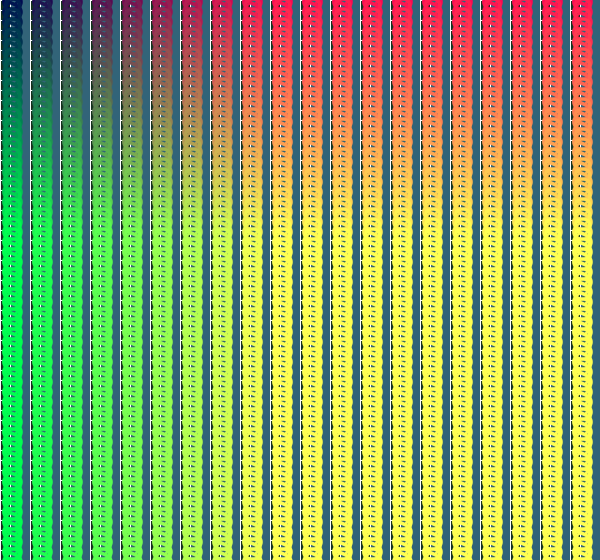
Frame 1 (no input)
Frame 60 (the mouse pressed at the canvas centre just before this capture): identical to frame 1, image omitted
Frame 120 (the mouse held since frame 60 and released just before this capture): identical to frame 1, image omitted

The Processing sketch that drew this single still picture (run headless with seeded random() and noise(); from frame 60 on, the mouse is pressed at the canvas centre):

// Processing sketch: processing_27039
// ── processing_27039.pde

void setup () {
  size(600,560);
}


void draw() {
  background(50, 100, 120);
  
   for(int i=0; i<600; i = i+30) {
    for (int j=0; j<600; j= j+10) {
  
    
     textSize(50);
     fill(i,j,80);
     text("8", i, j);
     
     fill(20,50,30);
     stroke(255);
     rect(i,j,10,10);
     
   
   }
  }  
}
